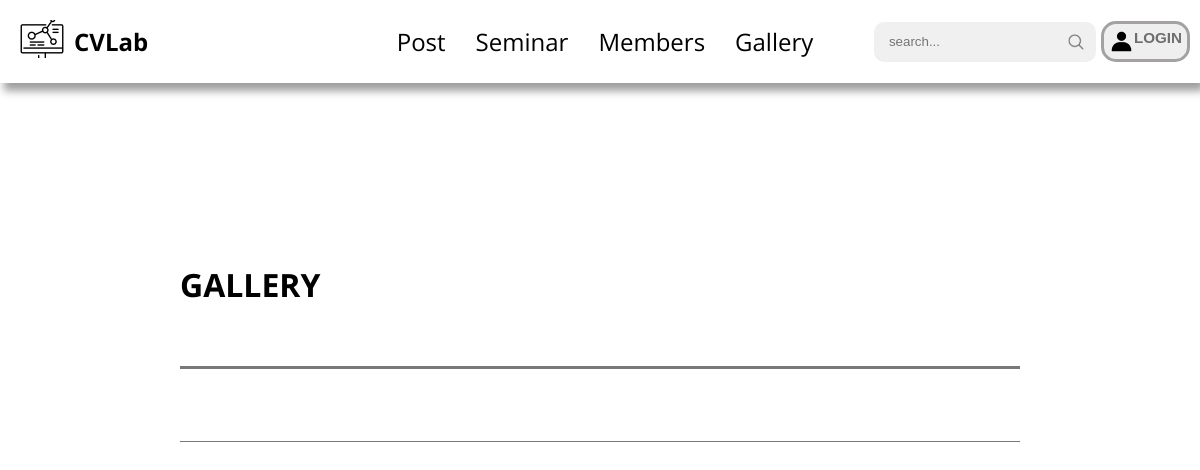
Before: /galleries/ with the older database file.
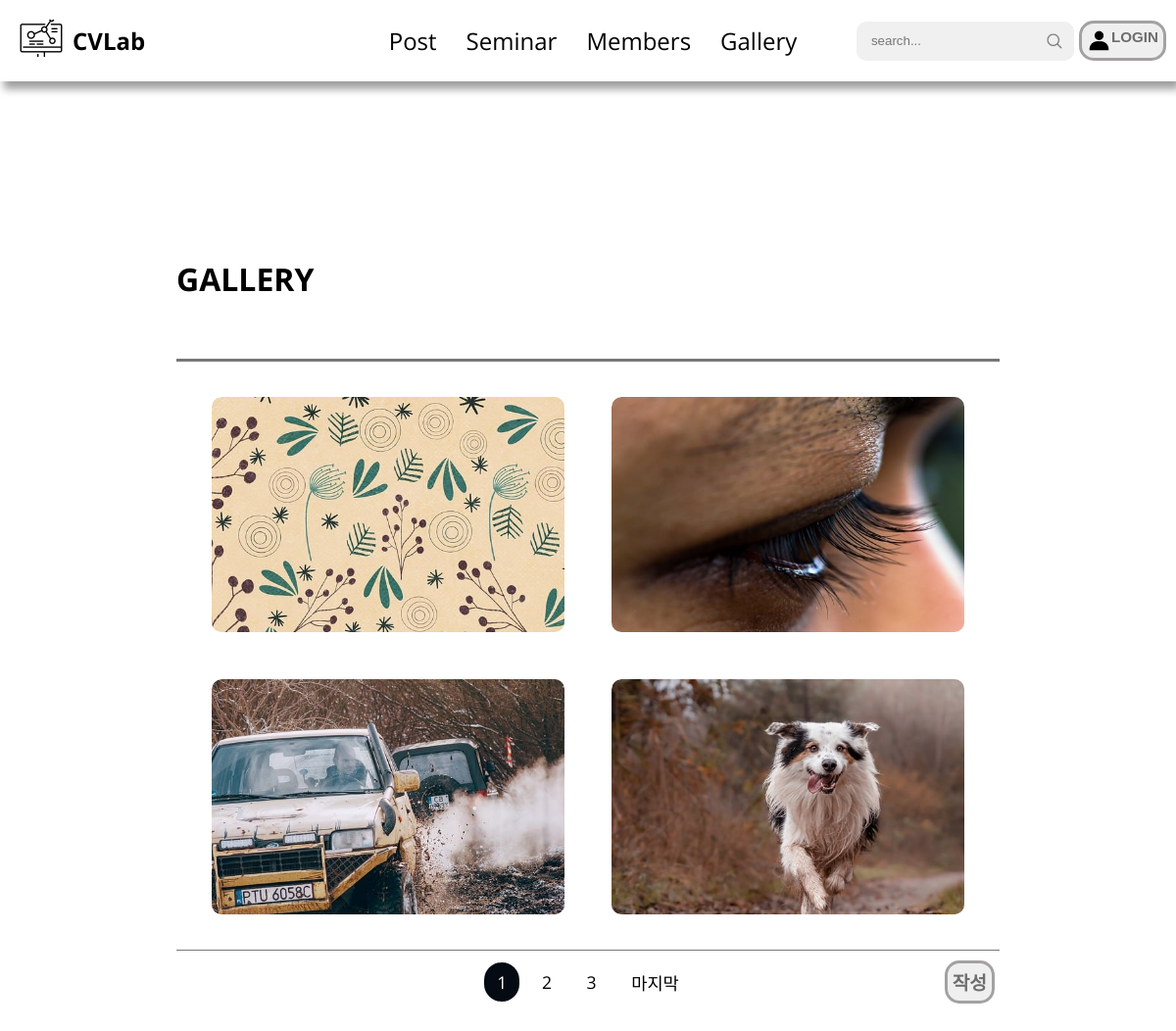
After: the same page with the newer database file.
### gallery/models.py (models this page shows, shortened)
class Gallery(models.Model):
    dt_created = models.DateTimeField(auto_now_add=True)
    dt_updated = models.DateTimeField(auto_now=True)
    title = models.CharField(max_length=30)
    author = models.ForeignKey(User, on_delete=models.CASCADE, related_name="gallreies")
    likes = GenericRelation(Like, related_query_name="gallery")
    dislikes = GenericRelation(Dislike, related_query_name="gallery")
    images = GenericRelation(Image, related_query_name="gallery")
    comments = GenericRelation(Comment, related_query_name="gallery")
    class Meta:
        ordering = ["-dt_created"]

### main/models.py (models this page shows, shortened)
class Image(models.Model):
    dt_created = models.DateTimeField(auto_now_add=True)
    image = models.ImageField(upload_to="gallery")
    user = models.ForeignKey(User, on_delete=models.CASCADE, related_name="images")
    content_type = models.ForeignKey(ContentType, on_delete=models.CASCADE)
    object_id = models.PositiveIntegerField()
    related_object = GenericForeignKey()
    class Meta:
        unique_together = ["user", "content_type", "object_id"]

### gallery/views.py (the view)
# urls.py: path("", views.GalleryListView.as_view(), name="gallery-list"),
class GalleryListView(ListView):
    model = Gallery
    context_object_name = "galleries"
    template_name = "gallery/gallery_list.html"
    paginate_by = 4

### gallery/templates/gallery/gallery_list.html (shortened to what this page needs)
{% extends "base/base_with_navbar.html" %}
{% load static %}
{% block content %}
  <main>
    <div class="gallery__list">
			<h1 class="gallery__title">GALLERY</h1>
			<div class="bar" style="width: 100%"></div>
			<div class="gallery__boxs">
				<div class="gallery__images">
          {% for gallery in galleries %}
            <a href="{% url 'gallery-detail' gallery.id %}" class="gallery__image">
              <img src="/uploads/{{ gallery.images.first.image }}" alt="">
            </a>
          {% endfor %}
				</div>
			</div>
			<div class="bar--gray"></div>
      <div class="pagination__section" >
      {% if is_paginated %}
        <div></div>
        <div>
          <ul class="pagination">
            {% for num in page_obj.paginator.page_range %}
              {% if page_obj.number == num %}
                <li><a class="number__list current" href="#">{{ num }}</a></li>
              {% elif num > page_obj.number|add:'-3' and num < page_obj.number|add:'3' %}
                <li><a class="number__list" href="?page={{ num }}">{{ num }}</a></li>
              {% endif %}
            {% endfor %}
            {% if page_obj.has_next %}
              <li><a class="number__list" href="?page={{ page_obj.paginator.num_pages }}">마지막</a></li>
            {% endif %}
          </ul>
        </div>
        <div class="gallery__write">
          <button class="gallery__write__btn"><a href="{% url 'gallery-create' %}">작성</a></button>
        </div>
      {% endif %}
      </div>
		</div>
  </main>
{% endblock content %}

Changed rows visible on the page:
added Gallery: images.first.image (picture)
added Gallery: images.first.image (picture)
added Gallery: images.first.image (picture)
added Gallery: images.first.image (picture)
Other visible differences:
new list line: "1"
new list line: "2"
new list line: "3"
text now shown: "마지막 작성"
